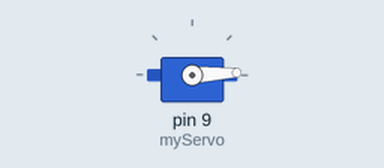
Recording of a sketch running on a simulated Arduino Uno, built with avr-gcc and run on an emulated ATmega328P. Parts: servo.

Above: at 0.05 s.
At 1.55 s:
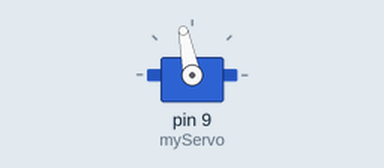
At 3.1 s:
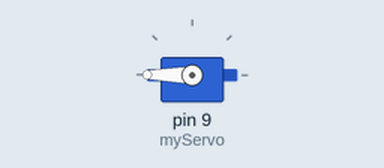
At 6.15 s:
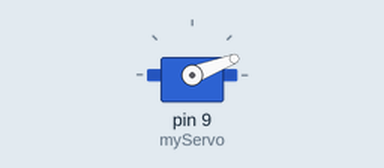
Timing chart, 0 to 9.7 s (numbered marks = the images above):
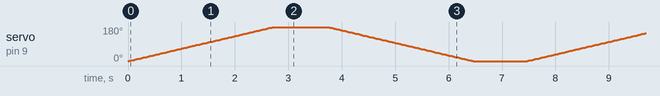

The sketch:

servo_motor.ino
```cpp
#include <Servo.h>

Servo myServo;  // Create a Servo object to control the servo motor

void setup() {
  myServo.attach(9);  // Attach the servo motor to PWM pin 9
}

void loop() {
  for (int pos = 0; pos <= 180; pos += 1) { // Goes from 0 to 180 degrees
    myServo.write(pos);  // Tell servo to go to position in variable 'pos'
    delay(15);           // Wait 15ms for the servo to reach the position
  }
  delay(1000);  // Wait 1 second

  for (int pos = 180; pos >= 0; pos -= 1) { // Goes from 180 to 0 degrees
    myServo.write(pos);  // Tell servo to go to position in variable 'pos'
    delay(15);           // Wait 15ms for the servo to reach the position
  }
  delay(1000);  // Wait 1 second
}
```
